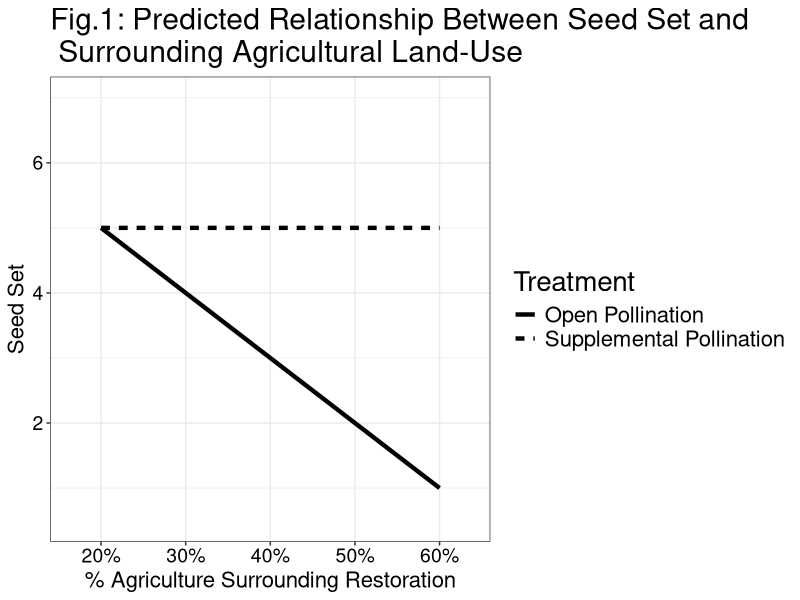
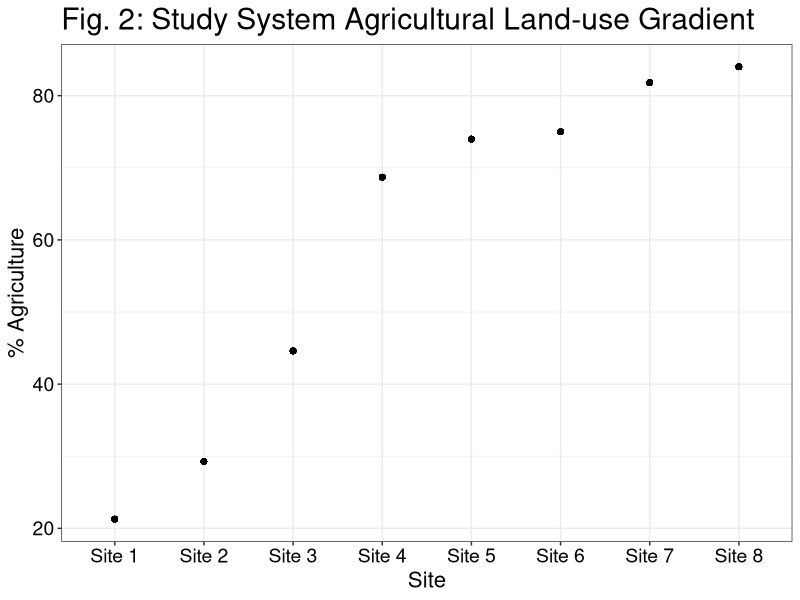

Source code (R) for these figures, in order:
require(ggplot2)
#load tidyverse
library(tidyverse)

###figure 1: hypothesized PL- lansdcape relationship

#create desired function to plot
hand_poll<- function(x) {x+ 5}
open_poll<- function(x) {-2.5*x+5}
hand_poll(c(5,4,3,2,1))#test
#or simulate data
# A different data set
df1 <- data.frame(
  Treatment= factor(c("Supplemental Pollination","Supplemental Pollination","Supplemental Pollination","Supplemental Pollination","Supplemental Pollination", "Open Pollination", "Open Pollination","Open Pollination","Open Pollination","Open Pollination")),
  landscape = c("20%","30%","40%","50%","60%","20%","30%","40%","50%","60%"),
  seedset = c(5,5,5,5,5, 5,4,3,2,1))
df1


#create legend
test.labels<-c("Supplemental Pollinated","Open Pollinated")
#create plot
#f <- ggplot(data.frame(x = c(0,0.2,0.4,0.6,0.8,1.0), y=c(0,1,2,3,4,5)), aes(x))
f<- ggplot(data=df1, aes(landscape, seedset, group=Treatment, shape=Treatment))
#f + stat_function(fun = HP.density, size=2) +stat_function(fun=Open Pollination.density, size=1.5, linetype=2)+ 
f+ geom_line(aes(linetype=Treatment), size=1.5)+
  xlab("% Agriculture Surrounding Restoration")+
  ylab("Seed Set")  + ylim(0.5,7)+ ggtitle("Fig.1: Predicted Relationship Between Seed Set and \n Surrounding Agricultural Land-Use")+
  theme_bw() +
  theme(axis.text=element_text(size=14,color="black"),
        axis.title=element_text(size=16))+ # change legend text size
  theme(legend.text = element_text( size = 16,color="black"),
                                    legend.title=element_text(size=20),
        title=element_text(size=18))

#### figure S1 -- gradient

#load in seed data

seed_land<-read.csv("data/seed_land.csv")
seed_land <-filter(seed_land, plot=="hi")

seed_land$round<-as.factor(seed_land$round)

###plot of ag gradient and sites
seed_land$site<-recode(seed_land$site,"braaten"="Site 1", "nelson"="Site 2", "rudningen"="Site 3","howe"="Site 4",
                "woltjer"="Site 5", "staples"="Site 6","silis"="Site 7","grohn"="Site 8")

seed_land%>%ggplot(aes(fct_reorder(site, prop.c),prop.c))+geom_point()+
  labs(x="Site" ,y="% Agriculture")+
  ggtitle("Fig. 2: Study System Agricultural Land-use Gradient")+theme_bw()+
  theme(axis.text=element_text(size=14,color="black"),
        axis.title=element_text(size=16),title=element_text(size=18)) # change legend text size
 
###figure s1-- US & site map

 
  
  
  
